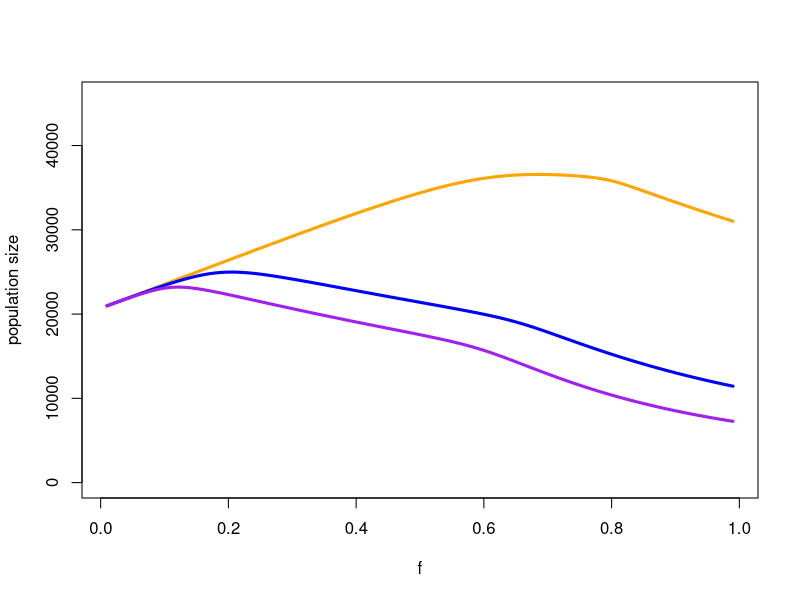
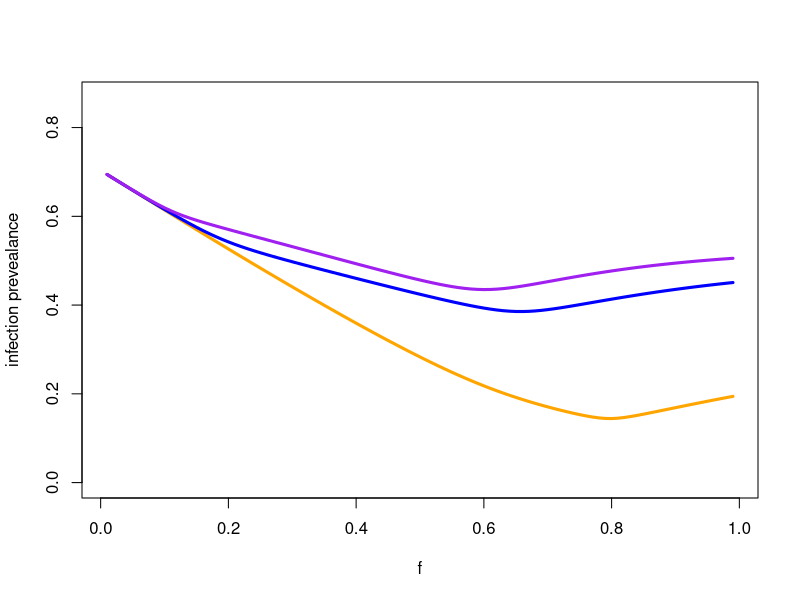
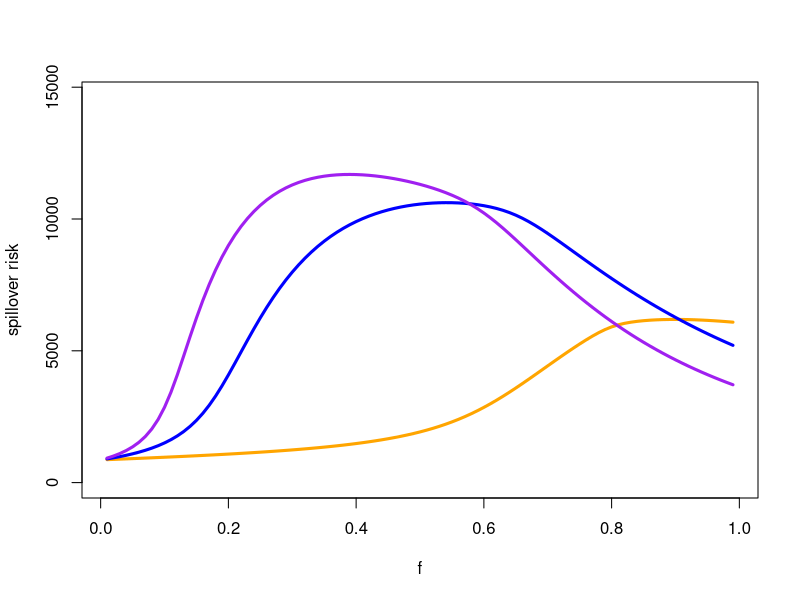

Write the R code that produced these figures, in order.
## ---- chunk 1
knitr::opts_chunk$set(echo = TRUE)
## ---- chunk 2
# Load deSolve package
library(deSolve)

# Function with the models differential equations
wildlife_urbanization_model <- function(t, state, parameters) {
  with(as.list(c(state, parameters)),{
    
    dSp <- (b0 - (b1 * (Sp + Ip)) /(1-f) ) * (Sp + Ip) - m * Sp -  # demography
      beta_p * Sp * Ip + gamma * Ip -  # infection
      sigma * f * Sp + sigma * (1 - c_sigma) * (1 - f) * St  # movement
    
    
    dIp <-  beta_p * Sp * Ip - gamma * Ip -  # infection
      (m + mu) * Ip -  # demography
      sigma * f * Ip + sigma * (1 - c_sigma) * (1 - f) * It  # movement
    
    
    dSt <- (b0 - (b1 * (St + It) / f)) * (St + It) - (m / (1 - c_m)) * St -  # demography
      beta_t * St * It + gamma * It +  # infection
      sigma * f * Sp - sigma * (1 - c_sigma) * (1 - f) * St  # movement
    
    
    dIt <- beta_t * St * It - gamma * It -  # infection
      ((m + mu) / (1 - alpha * c_m)) * It +  # demography
      sigma * f * Ip - sigma * (1 - c_sigma) * (1 - f) * It  # movement
      
      
    list(c(dSp, dIp, dSt, dIt))
  }) 
}

## ---- chunk 3
run_model <- function(population = 50000, infected = 100, m = 0.1, b0 = 0.4, 
                      c_m = 0.2, beta_p = 0.006, beta_t = 0.006, gamma = 36.5, 
                      mu = 0.25, alpha = 2, sigma = -log(0.1), c_sigma = 0.2){
  
  # Create a data frame to store needed data
  df <- data.frame(matrix(nrow = 0, ncol = 8))
  colnames(df) <- c('f', 'Sp', 'Ip', 'St', 'It', 'N', 'p', 'rho')
  
  for (f in seq(0.01, 0.99, 0.01)){
    # Calculate b1 based on the function parameters
    b1 <- (b0 - m) / population
    
    # Calculate infection status per habitat
    Sp <- (population - infected) * (1 - f)
    Ip <- infected * (1 - f)
    St <- (population - infected) * f
    It <- infected * f
    
    # Creating a vector with the parameter values
    parameters <- c(m = m, b0 = b0, b1 = b1, c_m = c_m, beta_p = beta_p, 
                    beta_t = beta_t, gamma = gamma, mu = mu, alpha = alpha, 
                    f = f, sigma = sigma, c_sigma = c_sigma)
  
    # Creating a vector with the initial values
    state<- c(Sp = Sp, Ip = Ip, St = St, It = It)
    
    # Time frame of 50 years
    times <- seq(0, 50, 0.05)
    
    out <- tail(ode(y = state, times = times, func = wildlife_urbanization_model, parms = parameters), 1)
    
    df[nrow(df) + 1,] <- c(f, out[2:5], sum(out[2:5]), (out[3] + out[5])/sum(out[2:5]), out[5]/f)
    }
  
  return(df)
}
## ---- chunk 4
population <- 50000
infected <- 100


for (beta_t in c(0.0015, 0.006, 0.0105)){
  df <- data.frame(matrix(nrow = 0, ncol = 8))
  colnames(df) <- c('f', 'Sp', 'Ip', 'St', 'It', 'N', 'p', 'rho')
  for (f in seq(0.01, 0.99, 0.01)){
    # demography
    m <- 0.1
    b0 <- 0.4
    b1 <- (b0 - m) / population
    c_m <- 0.2
    
    # infection
    beta_p <- 0.006
    beta_t <- beta_t
    gamma <- 36.5
    mu <- 0.25
    alpha <- 2
    
    # movement
    sigma <- -log(0.1)
    c_sigma <- 0.2
    
    parameters <- c(m, b0, b1, c_m, beta_p, beta_t, gamma, mu, alpha, f, sigma, c_sigma)
    
    # Initial values
    state<- c(Sp = (population - infected) * (1 - f),
              Ip = infected * (1 - f),
              St = (population - infected) * f,
              It=  infected * f)
    
    # Time frame of 50 years
    times <- seq(0, 50, 0.05)
    
    out <- tail(ode(y = state, times = times, func = wildlife_urbanization_model, parms = parameters), 1)
    df[nrow(df) + 1,] <- c(f, out[2:5], sum(out[2:5]), (out[3] + out[5])/sum(out[2:5]), out[5]/f)
  }
  if (beta_t == 0.0015){
    N_all <- data.frame('0.0015' = df$N)
    p_all <- data.frame('0.0015' = df$p)
    rho_all <- data.frame('0.0015' = df$rho) 
  }
  results = list
  if (beta_t == 0.006){
    N_all <- data.frame(N_all, '0.006' = df$N)
    p_all <- data.frame(p_all, '0.006' = df$p)
    rho_all <- data.frame(rho_all, '0.006' = df$rho)
  }
  if (beta_t == 0.0105){
    N_all <- data.frame(N_all, '0.0105' = df$N)
    p_all <- data.frame(p_all, '0.0105' = df$p)
    rho_all <- data.frame(rho_all, '0.0105' = df$rho)
  }
  
}
## ---- chunk 5

datasets = list(N_all, p_all, rho_all)
labels = c('population size', 'infection prevealance', 'spillover risk')
cols = c('orange', 'blue', 'purple')

for (item in 1:length(datasets)){
  data = datasets[[item]]
  for (scenario in 1:3){
    if (scenario == 1){
      plot(data[,scenario] ~ df$f, col = cols[scenario], type = 'l', lwd = 3, ylim = c(0, max(data) * 1.25), xlab = 'f', ylab = labels[item])
    }
    else{
      lines(data[,scenario] ~ df$f, col = cols[scenario], lwd = 3)
    }
  }
}
## ---- chunk 6
run_model <- function(population = 50000, infected = 100, m = 0.1, b0 = 0.4, c_m = 0.2,
                      beta_p = 0.006, beta_t = 0.006, gamma = 36.5, mu = 0.25, alpha = 2,
                      sigma = -log(0.1), c_sigma = 0.2){
  
  population <- population
  infected <- infected
  
  df <- data.frame(matrix(nrow = 0, ncol = 6))
  colnames(df) <- c('f', 'Sp', 'Ip', 'St', 'It', 'N')
  
  for (f in seq(0.01, 0.99, 0.01)){
    #### Dit hoeft vgm niet, want je hebt ze al een naam gegeven bij de function parameters
    # m <- m
    # b0 <- b0
    b1 <- (b0 - m) / population
    # c_m <- c_m
    # 
    # # infection
    # beta_p <- beta_p
    # beta_t <- beta_t
    # gamma <- gamma
    # mu <- mu
    # alpha <- alpha
    # 
    # # movement
    # f <- f
    # sigma <- sigma
    # c_sigma <- c_sigma
    
    # Creating a vector with the parameter values
    parameters <- c(m, b0, b1, c_m, beta_p, beta_t, gamma, mu, alpha, f, sigma, c_sigma)
    print(parameters)
    # Creating a vector with the initial values
    state<- c(Sp = (population - infected) * (1 - f),
              Ip = infected * (1 - f),
              St = (population - infected) * f,
              It =  infected * f)
    
    # Time frame of 50 years
    times <- seq(0, 50, 0.05)
    print(f)
    print(paste0('parameters', parameters))
    out <- tail(ode(y = state, times = times, func = wildlife_urbanization_model, parms = parameters), 1)
    print(paste0('out', out))
    df[nrow(df) + 1,] <- c(f, out[2:5], sum(out[2:5]))
  }
  return(df)
}

## ---- chunk 7
run_model()
